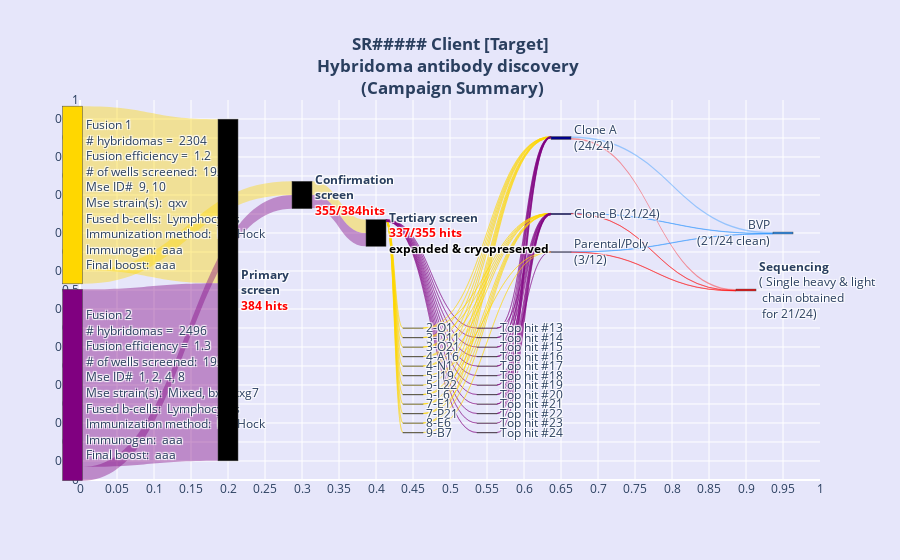

The code cell stored with this chart in its notebook:
### Code cell
#Center the title
fig_annotate.update_layout(
    title= project_title,
    title_x = 0.5)

### Figure 1 — Plotly figure (JSON) as saved in the notebook; plotly's stock layout.template omitted (floating-point values rounded to 4 significant figures; data arrays with more than 128 entries replaced by an {"elided": "..."} marker saying what was removed)
{"data": [{"link": {"color": ["rgba(255,215,0, 0.4)", "rgba(128,0,128, 0.4)", "rgba(255,215,0, 0.4)", "rgba(128,0,128, 0.4)", "rgba(255,215,0, 0.4)", "rgba(128,0,128, 0.4)", "rgba(30,144,255, 0.4)", "rgba(30,144,255, 0.4)", "rgba(255,0,0, 0.4)", "rgba(255,0,0, 0.4)", "rgba(255,215,0,0.4)", "rgba(255,215,0,0.4)", "rgba(255,215,0,0.4)", "rgba(255,215,0,0.4)", "rgba(255,215,0,0.4)", "rgba(255,215,0,0.4)", "rgba(255,215,0,0.4)", "rgba(255,215,0,0.4)", "rgba(255,215,0,0.4)", "rgba(255,215,0,0.4)", "rgba(255,215,0,0.4)", "rgba(255,215,0,0.4)", "rgba(128,0,128,0.4)", "rgba(128,0,128,0.4)", "rgba(128,0,128,0.4)", "rgba(128,0,128,0.4)", "rgba(128,0,128,0.4)", "rgba(128,0,128,0.4)", "rgba(128,0,128,0.4)", "rgba(128,0,128,0.4)", "rgba(128,0,128,0.4)", "rgba(128,0,128,0.4)", "rgba(128,0,128,0.4)", "rgba(128,0,128,0.4)", "rgba(255,215,0,0.4)", "rgba(255,215,0,0.4)", "rgba(255,215,0,0.4)", "rgba(255,215,0,0.4)", "rgba(255,215,0,0.4)", "rgba(255,215,0,0.4)", "rgba(255,215,0,0.4)", "rgba(255,215,0,0.4)", "rgba(255,215,0,0.4)", "rgba(255,215,0,0.4)", "rgba(255,215,0,0.4)", "rgba(255,215,0,0.4)", "rgba(128,0,128,0.4)", "rgba(128,0,128,0.4)", "rgba(128,0,128,0.4)", "rgba(128,0,128,0.4)", "rgba(128,0,128,0.4)", "rgba(128,0,128,0.4)", "rgba(128,0,128,0.4)", "rgba(128,0,128,0.4)", "rgba(128,0,128,0.4)", "rgba(128,0,128,0.4)", "rgba(128,0,128,0.4)", "rgba(128,0,128,0.4)", "rgba(255,215,0,0.4)", "rgba(255,215,0,0.4)", "rgba(255,215,0,0.4)", "rgba(255,215,0,0.4)", "rgba(255,215,0,0.4)", "rgba(255,215,0,0.4)", "rgba(255,215,0,0.4)", "rgba(255,215,0,0.4)", "rgba(255,215,0,0.4)", "rgba(255,215,0,0.4)", "rgba(255,215,0,0.4)", "rgba(255,215,0,0.4)", "rgba(128,0,128,0.4)", "rgba(128,0,128,0.4)", "rgba(128,0,128,0.4)", "rgba(128,0,128,0.4)", "rgba(128,0,128,0.4)", "rgba(128,0,128,0.4)", "rgba(128,0,128,0.4)", "rgba(128,0,128,0.4)", "rgba(128,0,128,0.4)", "rgba(128,0,128,0.4)", "rgba(128,0,128,0.4)", "rgba(128,0,128,0.4)", "rgba(30,144,255, 0.4)", "rgba(255,0,0, 0.4)", "rgba(255,215,0,0.4)", "rgba(255,215,0,0.4)", "rgba(255,215,0,0.4)", "rgba(255,215,0,0.4)", "rgba(255,215,0,0.4)", "rgba(255,215,0,0.4)", "rgba(255,215,0,0.4)", "rgba(255,215,0,0.4)", "rgba(255,215,0,0.4)", "rgba(255,215,0,0.4)", "rgba(255,215,0,0.4)", "rgba(255,215,0,0.4)", "rgba(128,0,128,0.4)", "rgba(128,0,128,0.4)", "rgba(128,0,128,0.4)", "rgba(128,0,128,0.4)", "rgba(128,0,128,0.4)", "rgba(128,0,128,0.4)", "rgba(128,0,128,0.4)", "rgba(128,0,128,0.4)", "rgba(128,0,128,0.4)", "rgba(128,0,128,0.4)", "rgba(128,0,128,0.4)", "rgba(128,0,128,0.4)"], "customdata": ["Fusion efficiency =1.2<br>Pool 1 Lymphocytes<br>Mse 9, 10<br>Strains: qxv", "Fusion efficiency =1.3<br>Pool 1 Lymphocytes<br>Mse 1, 2, 4, 8<br>Strains: Mixed, bxs, kxg7", " [192 HITS]<br>, 1-A2   , 1-B21  , 1-B3   , 1-B7   , 1-C1   , 1-C13  , 1-C16  , 1-C17  , 1-C20  , 1-C23  , 1-C6   , 1-C8   , 1-D11  , 1-D24  , 1-D5   , 1-E10  , 1-E15  , 1-E16  , 1-E2   , <br>, 1-E24  , 1-F17  , 1-F19  , 1-F2   , 1-G1   , 1-G10  , 1-G4   , 1-H10  , 1-H15  , 1-H18  , 1-H24  , 1-H5   , 1-H6   , 1-H9   , 1-I11  , 1-I16  , 1-I21  , 1-I5   , 1-I9   , 1-J10  , <br>, 1-J13  , 1-J22  , 1-J24  , 1-J9   , 1-K16  , 1-K22  , 1-K23  , 1-K24  , 1-K9   , 1-L20  , 1-L5   , 1-M21  , 1-M24  , 1-M4   , 1-N19  , 1-N20  , 1-N3   , 1-O23  , 1-O9   , 1-P13  , <br>, 1-P18  , 1-P19  , 1-P7   , 1-P8   , 2-A13  , 2-A20  , 2-A23  , 2-A8   , 2-B1   , 2-B12  , 2-B3   , 2-B4   , 2-C13  , 2-C20  , 2-D13  , 2-D16  , 2-E12  , 2-E13  , 2-E2   , 2-E21  , <br>, 2-E5   , 2-E6   , 2-E9   , 2-F10  , 2-F11  , 2-F2   , 2-F24  , 2-G11  , 2-G16  , 2-G3   , 2-H12  , 2-H14  , 2-H15  , 2-H5   , 2-I16  , 2-I22  , 2-I6   , 2-J17  , 2-J23  , 2-K10  , <br>, 2-K3   , 2-L1   , 2-L11  , 2-L23  , 2-L3   , 2-M10  , 2-M18  , 2-M24  , 2-M3   , 2-M4   , 2-M5   , 2-M7   , 2-N6   , 2-N7   , 2-O14  , 2-O2   , 2-O21  , 2-P12  , 3-A6   , 3-B16  , <br>, 3-B23  , 3-B8   , 3-C13  , 3-C17  , 3-C18  , 3-C20  , 3-C5   , 3-D10  , 3-D12  , 3-D19  , 3-D23  , 3-D8   , 3-E11  , 3-E16  , 3-E8   , 3-F15  , 3-F20  , 3-F9   , 3-G13  , 3-G15  , <br>, 3-G24  , 3-H13  , 3-H16  , 3-H21  , 3-I20  , 3-I3   , 3-I5   , 3-I9   , 3-J15  , 3-J19  , 3-J6   , 3-K14  , 3-K16  , 3-K18  , 3-K20  , 3-K21  , 3-K3   , 3-K8   , 3-L1   , 3-L12  , <br>, 3-L19  , 3-L3   , 3-M16  , 3-M2   , 3-M23  , 3-M7   , 3-M8   , 3-N4   , 3-N8   , 3-O12  , 3-O14  , 3-O20  , 3-P11  , 3-P9   , 4-A12  , 4-A2   , 4-A23  , 4-B1   , 4-B15  , 4-C16  , <br>, 4-C21  , 4-D21  , 4-D7   , 4-E10  , 4-E18  , 4-E3   , 4-F13  , 4-G24  , 4-G7   , 4-H3   , 4-H7   , 4-I13  , 4-K14  , <br>,", " [192 HITS]<br>, 4-K20  , 4-K7   , 4-M24  , 4-M3   , 4-M6   , 4-N1   , 4-N4   , 4-O11  , 4-O20  , 4-O21  , 4-O23  , 4-P12  , 4-P3   , 4-P9   , 5-A17  , 5-A5   , 5-A8   , 5-B13  , 5-B20  , <br>, 5-B7   , 5-C10  , 5-C14  , 5-C4   , 5-D15  , 5-D24  , 5-E12  , 5-E18  , 5-E7   , 5-F4   , 5-G19  , 5-G5   , 5-H14  , 5-H21  , 5-H3   , 5-H4   , 5-I5   , 5-I9   , 5-J14  , 5-J21  , <br>, 5-J23  , 5-J3   , 5-J6   , 5-K22  , 5-K8   , 5-L20  , 5-L21  , 5-L22  , 5-L4   , 5-L8   , 5-M11  , 5-M17  , 5-N10  , 5-N14  , 5-N20  , 5-N24  , 5-N5   , 5-N9   , 5-O9   , 5-P10  , <br>, 5-P23  , 5-P5   , 6-A16  , 6-A2   , 6-A3   , 6-D4   , 6-E22  , 6-F23  , 6-F24  , 6-G3   , 6-G9   , 6-H13  , 6-I12  , 6-I7   , 6-J17  , 6-J21  , 6-J9   , 6-M10  , 6-M14  , 6-P11  , <br>, 6-P14  , 6-P2   , 7-A1   , 7-A13  , 7-A14  , 7-A18  , 7-A9   , 7-B16  , 7-B6   , 7-C13  , 7-C2   , 7-C6   , 7-D15  , 7-D23  , 7-E14  , 7-E2   , 7-F1   , 7-F19  , 7-G10  , 7-G12  , <br>, 7-G13  , 7-G18  , 7-G22  , 7-H3   , 7-I20  , 7-I8   , 7-K13  , 7-K14  , 7-L18  , 7-L6   , 7-M10  , 7-M18  , 7-M3   , 7-N10  , 7-N13  , 7-N5   , 7-O15  , 7-O6   , 8-A14  , 8-A16  , <br>, 8-A22  , 8-B5   , 8-C11  , 8-C12  , 8-C15  , 8-C16  , 8-D1   , 8-D22  , 8-D8   , 8-E13  , 8-H24  , 8-H4   , 8-H9   , 8-I6   , 8-J15  , 8-J19  , 8-K15  , 8-K19  , 8-K22  , 8-L18  , <br>, 8-O12  , 8-O17  , 8-P24  , 8-P7   , 9-B12  , 9-B24  , 9-C13  , 9-C18  , 9-C19  , 9-C5   , 9-D13  , 9-D19  , 9-E19  , 9-F14  , 9-F19  , 9-G11  , 9-G21  , 9-H1   , 9-H22  , 9-H8   , <br>, 9-I10  , 9-J18  , 9-K11  , 9-K14  , 9-L1   , 9-L10  , 9-M13  , 9-M2   , 9-M6   , 9-N19  , 9-N21  , 9-N3   , 9-O12  , 9-O22  , 10-A15, 10-B24, 10-C7  , 10-D10, 10-D18, 10-D3  , <br>, 10-F21, 10-G20, 10-H8  , 10-J18, 10-J21, 10-K3  , 10-K8  , 10-L12, 10-M11, 10-N18, 10-N6  , 10-O22, 10-O4  , <br>,", " [187 HITS]<br>, 1-B21  , 1-B7   , 1-C13  , 1-C17  , 1-C23  , 1-C6   , 1-C8   , 1-D11  , 1-D24  , 1-D5   , 1-E10  , 1-E15  , 1-E16  , 1-E2   , 1-E24  , 1-F17  , 1-F19  , 1-F2   , 1-G1   , <br>, 1-G10  , 1-G4   , 1-H10  , 1-H15  , 1-H18  , 1-H24  , 1-H5   , 1-H6   , 1-H9   , 1-I11  , 1-I16  , 1-I21  , 1-I5   , 1-I9   , 1-J10  , 1-J13  , 1-J22  , 1-J24  , 1-J9   , 1-K16  , <br>, 1-K22  , 1-K23  , 1-K24  , 1-K9   , 1-L20  , 1-L5   , 1-M21  , 1-M24  , 1-M4   , 1-N19  , 1-N20  , 1-N3   , 1-O23  , 1-O9   , 1-P13  , 1-P18  , 1-P19  , 1-P7   , 1-P8   , 2-A13  , <br>, 2-A20  , 2-A23  , 2-A8   , 2-B1   , 2-B12  , 2-B3   , 2-B4   , 2-C13  , 2-C20  , 2-D13  , 2-D16  , 2-E12  , 2-E13  , 2-E2   , 2-E21  , 2-E5   , 2-E6   , 2-E9   , 2-F10  , 2-F11  , <br>, 2-F2   , 2-F24  , 2-G11  , 2-G16  , 2-G3   , 2-H12  , 2-H14  , 2-H15  , 2-H5   , 2-I16  , 2-I22  , 2-I6   , 2-J17  , 2-J23  , 2-K10  , 2-K3   , 2-L1   , 2-L11  , 2-L23  , 2-L3   , <br>, 2-M10  , 2-M18  , 2-M24  , 2-M3   , 2-M4   , 2-M5   , 2-M7   , 2-N6   , 2-N7   , 2-O14  , 2-O2   , 2-O21  , 2-P12  , 3-A6   , 3-B16  , 3-B23  , 3-B8   , 3-C13  , 3-C17  , 3-C18  , <br>, 3-C20  , 3-C5   , 3-D10  , 3-D12  , 3-D19  , 3-D23  , 3-D8   , 3-E11  , 3-E16  , 3-E8   , 3-F15  , 3-F20  , 3-F9   , 3-G13  , 3-G15  , 3-G24  , 3-H13  , 3-H16  , 3-H21  , 3-I20  , <br>, 3-I3   , 3-I5   , 3-I9   , 3-J15  , 3-J19  , 3-J6   , 3-K14  , 3-K16  , 3-K18  , 3-K20  , 3-K21  , 3-K3   , 3-K8   , 3-L1   , 3-L12  , 3-L19  , 3-L3   , 3-M16  , 3-M2   , 3-M23  , <br>, 3-M7   , 3-M8   , 3-N4   , 3-N8   , 3-O12  , 3-O14  , 3-O20  , 3-P11  , 3-P9   , 4-A12  , 4-A2   , 4-A23  , 4-B1   , 4-B15  , 4-C16  , 4-C21  , 4-D21  , 4-D7   , 4-E10  , 4-E18  , <br>, 4-E3   , 4-F13  , 4-G24  , 4-G7   , 4-H3   , 4-H7   , 4-I13  , 4-K14  , <br>,", " [187 HITS]<br>, 4-K7   , 4-M3   , 4-N1   , 4-O11  , 4-O21  , 4-O23  , 4-P12  , 4-P3   , 4-P9   , 5-A17  , 5-A5   , 5-A8   , 5-B13  , 5-B20  , 5-B7   , 5-C10  , 5-C14  , 5-C4   , 5-D15  , <br>, 5-D24  , 5-E12  , 5-E18  , 5-E7   , 5-F4   , 5-G19  , 5-G5   , 5-H14  , 5-H21  , 5-H3   , 5-H4   , 5-I5   , 5-I9   , 5-J14  , 5-J21  , 5-J23  , 5-J3   , 5-J6   , 5-K22  , 5-K8   , <br>, 5-L20  , 5-L21  , 5-L22  , 5-L4   , 5-L8   , 5-M11  , 5-M17  , 5-N10  , 5-N14  , 5-N20  , 5-N24  , 5-N5   , 5-N9   , 5-O9   , 5-P10  , 5-P23  , 5-P5   , 6-A16  , 6-A2   , 6-A3   , <br>, 6-D4   , 6-E22  , 6-F23  , 6-F24  , 6-G3   , 6-G9   , 6-H13  , 6-I12  , 6-I7   , 6-J17  , 6-J21  , 6-J9   , 6-M10  , 6-M14  , 6-P11  , 6-P14  , 6-P2   , 7-A1   , 7-A13  , 7-A14  , <br>, 7-A18  , 7-A9   , 7-B16  , 7-B6   , 7-C13  , 7-C2   , 7-C6   , 7-D15  , 7-D23  , 7-E14  , 7-E2   , 7-F1   , 7-F19  , 7-G10  , 7-G12  , 7-G13  , 7-G18  , 7-G22  , 7-H3   , 7-I20  , <br>, 7-I8   , 7-K13  , 7-K14  , 7-L18  , 7-L6   , 7-M10  , 7-M18  , 7-M3   , 7-N10  , 7-N13  , 7-N5   , 7-O15  , 7-O6   , 8-A14  , 8-A16  , 8-A22  , 8-B5   , 8-C11  , 8-C12  , 8-C15  , <br>, 8-C16  , 8-D1   , 8-D22  , 8-D8   , 8-E13  , 8-H24  , 8-H4   , 8-H9   , 8-I6   , 8-J15  , 8-J19  , 8-K15  , 8-K19  , 8-K22  , 8-L18  , 8-O12  , 8-O17  , 8-P24  , 8-P7   , 9-B12  , <br>, 9-B24  , 9-C13  , 9-C18  , 9-C19  , 9-C5   , 9-D13  , 9-D19  , 9-E19  , 9-F14  , 9-F19  , 9-G11  , 9-G21  , 9-H1   , 9-H22  , 9-H8   , 9-I10  , 9-J18  , 9-K11  , 9-K14  , 9-L1   , <br>, 9-L10  , 9-M13  , 9-M2   , 9-M6   , 9-N19  , 9-N21  , 9-N3   , 9-O12  , 9-O22  , 10-A15, 10-B24, 10-C7  , 10-D10, 10-D18, 10-D3  , 10-F21, 10-G20, 10-H8  , 10-J18, 10-J21, <br>, 10-K3  , 10-K8  , 10-L12, 10-M11, 10-N18, 10-N6  , 10-O22, 10-O4  , <br>,", "2-O1<br>3-D11<br>3-O21<br>4-A16<br>4-N1<br>5-I19<br>5-L22<br>5-L6<br>7-E1<br>7-P21<br>8-E6<br>9-B7<br>Top hit #13<br>Top hit #14<br>Top hit #15<br>Top hit #16<br>Top hit #17<br>Top hit #18<br>", "Top hit #22<br>Top hit #23<br>Top hit #24<br>", "2-O1<br>3-D11<br>3-O21<br>4-A16<br>4-N1<br>5-I19<br>5-L22<br>5-L6<br>7-E1<br>7-P21<br>8-E6<br>9-B7<br>Top hit #13<br>Top hit #14<br>Top hit #15<br>Top hit #16<br>Top hit #17<br>Top hit #18<br>", "Top hit #22<br>Top hit #23<br>Top hit #24<br>", "RLU: 527914", "RLU: 223561", "RLU: 549197", "RLU: 259956", "RLU: 193156", "RLU: 381599", "RLU: 498733", "RLU: 447667", "RLU: 378186", "RLU: 610984", "RLU: 342921", "RLU: 292333", "RLU: 292333", "RLU: 292333", "RLU: 292333", "RLU: 292333", "RLU: 292333", "RLU: 292333", "RLU: 292333", "RLU: 292333", "RLU: 292333", "RLU: 292333", "RLU: 292333", "RLU: 292333", "Clone screen RLU: 278295", "Clone screen RLU: 596386", "Clone screen RLU: 250907", "Clone screen RLU: 550873", "Clone screen RLU: 118945", "Clone screen RLU: 235897", "Clone screen RLU: ", "Clone screen RLU: 706130", "Clone screen RLU: 313927", "Clone screen RLU: ", "Clone screen RLU: 368460", "Clone screen RLU: 280969", "Clone screen RLU: ", "Clone screen RLU: 280969", "Clone screen RLU: 280969", "Clone screen RLU: 280969", "Clone screen RLU: 280969", "Clone screen RLU: 280969", "Clone screen RLU: 280969", "Clone screen RLU: 280969", "Clone screen RLU: 280969", "Clone screen RLU: 280969", "Clone screen RLU: 280969", "Clone screen RLU: 280969", "Clone screen RLU: 268914", "Clone screen RLU: 548279", "Clone screen RLU: 245640", "Clone screen RLU: 542545", "Clone screen RLU: 115117", "Clone screen RLU: 137351", "Clone screen RLU: ", "Clone screen RLU: 388528", "Clone screen RLU: 256232", "Clone screen RLU: ", "Clone screen RLU: 327766", "Clone screen RLU: 282555", "Clone screen RLU: ", "Clone screen RLU: 282555", "Clone screen RLU: 282555", "Clone screen RLU: 282555", "Clone screen RLU: 282555", "Clone screen RLU: 282555", "Clone screen RLU: 282555", "Clone screen RLU: 282555", "Clone screen RLU: 282555", "Clone screen RLU: 282555", "Clone screen RLU: 282555", "Clone screen RLU: 282555", "Top hit #19<br>Top hit #20<br>Top hit #21<br>", "Top hit #19<br>Top hit #20<br>Top hit #21<br>", "Clone screen RLU: 619596", "Clone screen RLU: 376422", "Clone screen RLU: 695831", "Clone screen RLU: 526526", "Clone screen RLU: 527472.5", "Clone screen RLU: 549521.5", "Clone screen RLU: 871013.5", "Clone screen RLU: 740833", "Clone screen RLU: 429561.5", "Clone screen RLU: 639789.5", "Clone screen RLU: 540905", "Clone screen RLU: 402076", "Clone screen RLU: 402076", "Clone screen RLU: 402076", "Clone screen RLU: 402076", "Clone screen RLU: 402076", "Clone screen RLU: 402076", "Clone screen RLU: 402076", "Clone screen RLU: 402076", "Clone screen RLU: 402076", "Clone screen RLU: 402076", "Clone screen RLU: 402076", "Clone screen RLU: 402076", "Clone screen RLU: 402076"], "hovertemplate": "%{customdata}", "source": [0, 1, 0, 1, 3, 3, 5, 6, 5, 6, 4, 4, 4, 4, 4, 4, 4, 4, 4, 4, 4, 4, 4, 4, 4, 4, 4, 4, 4, 4, 4, 4, 4, 4, 9, 10, 11, 12, 13, 14, 15, 16, 17, 18, 19, 20, 21, 22, 23, 24, 25, 26, 27, 28, 29, 30, 31, 32, 9, 10, 11, 12, 13, 14, 15, 16, 17, 18, 19, 20, 21, 22, 23, 24, 25, 26, 27, 28, 29, 30, 31, 32, 33, 33, 9, 10, 11, 12, 13, 14, 15, 16, 17, 18, 19, 20, 21, 22, 23, 24, 25, 26, 27, 28, 29, 30, 31, 32], "target": [2, 2, 3, 3, 4, 4, 7, 7, 8, 8, 9, 10, 11, 12, 13, 14, 15, 16, 17, 18, 19, 20, 21, 22, 23, 24, 25, 26, 27, 28, 29, 30, 31, 32, 5, 5, 5, 5, 5, 5, 5, 5, 5, 5, 5, 5, 5, 5, 5, 5, 5, 5, 5, 5, 5, 5, 5, 5, 6, 6, 6, 6, 6, 6, 6, 6, 6, 6, 6, 6, 6, 6, 6, 6, 6, 6, 6, 6, 6, 6, 6, 6, 7, 8, 33, 33, 33, 33, 33, 33, 33, 33, 33, 33, 33, 33, 33, 33, 33, 33, 33, 33, 33, 33, 33, 33, 33, 33], "value": {"elided": "210 int values"}}, "node": {"color": ["#ffd700", "#800080", "#000000", "#000000", "#000000", "#00008b", "#00008b", "#1e90ff", "#ff0000", "#ffd700", "#ffd700", "#ffd700", "#ffd700", "#ffd700", "#ffd700", "#ffd700", "#ffd700", "#ffd700", "#ffd700", "#ffd700", "#ffd700", "#800080", "#800080", "#800080", "#800080", "#800080", "#800080", "#800080", "#800080", "#800080", "#800080", "#800080", "#800080", "#00008b"], "customdata": ["Fusion efficiency =  1.2<br>Fused b-cells:  Lymphocytes<br>Mse ID#  9, 10<br>Mse strain(s):  qxv", "Fusion efficiency = 1.3<br>Pool 2 Lymphocytes<br>Mse 9, 10 <br>Strains: Mixed, bxs, kxg7", "4800 Screened against 1ug/mL Target-His by ELISA<br><br>384 hits moved forward to Confirmation<br>screen", "384 Screened against 1ug/mL Target-His by ELISA<br><br>355 confirmed", "355 screened against 1ug/mL Target-His by ELISA <br><br>337 expanded and cryopreserved", "24 Clone A's obtained out of 24<br>Clone screen RLU:  <br>2-O1 (RLU:278295)<br>3-D11 (RLU:596386)<br>3-O21 (RLU:250907)<br>4-A16 (RLU:550873)<br>4-N1 (RLU:118945)<br>5-I19 (RLU:235897)<br>5-L22 (RLU:)<br>5-L6 (RLU:706130)<br>7-E1 (RLU:313927)<br>7-P21 (RLU:)<br>8-E6 (RLU:368460)<br>9-B7 (RLU:280969)<br>Top hit #13 (RLU:)<br>Top hit #14 (RLU:280969)<br>Top hit #15 (RLU:280969)<br>Top hit #16 (RLU:280969)<br>Top hit #17 (RLU:280969)<br>Top hit #18 (RLU:280969)<br>Top hit #19 (RLU:280969)<br>Top hit #20 (RLU:280969)<br>Top hit #21 (RLU:280969)<br>Top hit #22 (RLU:280969)<br>Top hit #23 (RLU:280969)<br>Top hit #24 (RLU:280969", "21 Clone B's obtained out of 24<br>Clone screen RLU:  <br>2-O1 (RLU:268914)<br>3-D11 (RLU:548279)<br>3-O21 (RLU:245640)<br>4-A16 (RLU:542545)<br>4-N1 (RLU:115117)<br>5-I19 (RLU:137351)<br>5-L22 (RLU:)<br>5-L6 (RLU:388528)<br>7-E1 (RLU:256232)<br>7-P21 (RLU:)<br>8-E6 (RLU:327766)<br>9-B7 (RLU:282555)<br>Top hit #13 (RLU:)<br>Top hit #14 (RLU:282555)<br>Top hit #15 (RLU:282555)<br>Top hit #16 (RLU:282555)<br>Top hit #17 (RLU:282555)<br>Top hit #18 (RLU:282555)<br>Top hit #19 (RLU:282555)<br>Top hit #20 (RLU:282555)<br>Top hit #21 (RLU:282555)<br>Top hit #22 (RLU:282555)<br>Top hit #23 (RLU:282555)<br>Top hit #24 (RLU:282555", "21 Clones clean against BVP<br>BVP RLU:  <br>2-O1 (RLU:######)<br>3-D11 (RLU:###)<br>3-O21 (RLU:###)<br>4-A16 (RLU:###)<br>4-N1 (RLU:###)<br>5-I19 (RLU:###)<br>5-L22 (RLU:###)<br>5-L6 (RLU:###)<br>7-E1 (RLU:###)<br>7-P21 (RLU:###)<br>8-E6 (RLU:###)<br>9-B7 (RLU:###)<br>Top hit #13 (RLU:###)<br>Top hit #14 (RLU:###)<br>Top hit #15 (RLU:###)<br>Top hit #16 (RLU:###)<br>Top hit #17 (RLU:###)<br>Top hit #18 (RLU:###)<br>Top hit #19 (RLU:###)<br>Top hit #20 (RLU:###)<br>Top hit #21 (RLU:###)<br>Top hit #22 (RLU:###)<br>Top hit #23 (RLU:###)<br>Top hit #24 (RLU:###", "19 Unique: <br>3-O21<br>4-A16<br>4-N1<br>5-I19<br>5-L22<br>5-L6<br>7-E1<br>7-P21<br>Top hit #12<br>Top hit #13<br>Top hit #14<br>Top hit #15<br>Top hit #16<br>Top hit #17<br>Top hit #18<br>Top hit #19<br>Top hit #20<br>Top hit #21<br>Top hit #22<br><br>2 Sibling: <br>2-O1 and 3-D11<br>8-E6 and 9-B7<br><br>0 Identical: <br><br><br>3 Multiple HC/LC: <br>7-P21<br>Top hit #24<br>Top hit #23", "1*Screen RLU:  905599<br>2*Screen RLU:  392623<br>3*Screen RLU:  527914<br>Scaleup RLU:  260161.5<br>Poly/Nonspecific binding to BVP?    Yes<br>CDR3_HC sequence:  aaaa<br>CDR3_LC sequence:  aaaa<br>Z^2 Liability score:  3<br>Isotype: mIGG2B mKAPPA<br>EC50 (nM):  3.3<br>IC50 (nM):  ## / ## / ##", "1*Screen RLU:  717841<br>2*Screen RLU:  260434<br>3*Screen RLU:  223561<br>Scaleup RLU:  437035.5<br>Poly/Nonspecific binding to BVP?    No<br>CDR3_HC sequence:  aaaa<br>CDR3_LC sequence:  aaaa<br>Z^2 Liability score:  3<br>Isotype: mIGG2B mKAPPA<br>EC50 (nM):  2.7<br>IC50 (nM):  ## / ## / ##", "1*Screen RLU:  715840<br>2*Screen RLU:  517541<br>3*Screen RLU:  549197<br>Scaleup RLU:  374000.5<br>Poly/Nonspecific binding to BVP?    No<br>CDR3_HC sequence:  aaaa<br>CDR3_LC sequence:  aaaa<br>Z^2 Liability score:  1<br>Isotype: mIGG2B mKAPPA<br>EC50 (nM):  2.4<br>IC50 (nM):  ## / ## / ##", "1*Screen RLU:  776156<br>2*Screen RLU:  329872<br>3*Screen RLU:  259956<br>Scaleup RLU:  796688<br>Poly/Nonspecific binding to BVP?    No<br>CDR3_HC sequence:  aaaa<br>CDR3_LC sequence:  aaaa<br>Z^2 Liability score:  1<br>Isotype: mIGG2B mKAPPA<br>EC50 (nM):  1.3<br>IC50 (nM):  ## / ## / ##", "1*Screen RLU:  770354<br>2*Screen RLU:  177531<br>3*Screen RLU:  193156<br>Scaleup RLU:  136818<br>Poly/Nonspecific binding to BVP?    No<br>CDR3_HC sequence:  aaaa<br>CDR3_LC sequence:  aaaa<br>Z^2 Liability score:  3<br>Isotype: mIGG1 mKAPPA<br>EC50 (nM):  1.5<br>IC50 (nM):  ## / ## / ##", "1*Screen RLU:  841335<br>2*Screen RLU:  388916<br>3*Screen RLU:  381599<br>Scaleup RLU:  518082.5<br>Poly/Nonspecific binding to BVP?    No<br>CDR3_HC sequence:  aaaa<br>CDR3_LC sequence:  aaaa<br>Z^2 Liability score:  4<br>Isotype: mIGG2B mKAPPA<br>EC50 (nM):  2.4<br>IC50 (nM):  ## / ## / ##", "1*Screen RLU:  741884<br>2*Screen RLU:  479432<br>3*Screen RLU:  498733<br>Scaleup RLU:  131953.5<br>Poly/Nonspecific binding to BVP?    No<br>CDR3_HC sequence:  aaaa<br>CDR3_LC sequence:  aaaa<br>Z^2 Liability score:  4<br>Isotype: mIGM mKAPPA<br>EC50 (nM):  49.8<br>IC50 (nM):  ## / ## / ##", "1*Screen RLU:  847900<br>2*Screen RLU:  480873<br>3*Screen RLU:  447667<br>Scaleup RLU:  968153<br>Poly/Nonspecific binding to BVP?    No<br>CDR3_HC sequence:  aaaa<br>CDR3_LC sequence:  aaaa<br>Z^2 Liability score:  3<br>Isotype: mIgG2b mKAPPA<br>EC50 (nM):  1.2<br>IC50 (nM):  ## / ## / ##", "1*Screen RLU:  707369<br>2*Screen RLU:  364123<br>3*Screen RLU:  378186<br>Scaleup RLU:  551059.5<br>Poly/Nonspecific binding to BVP?    No<br>CDR3_HC sequence:  aaaa<br>CDR3_LC sequence:  aaaa<br>Z^2 Liability score:  5<br>Isotype: mIGG2B mLAMBDA<br>EC50 (nM):  2.2<br>IC50 (nM):  ## / ## / ##", "1*Screen RLU:  806803<br>2*Screen RLU:  585692<br>3*Screen RLU:  610984<br>Scaleup RLU:  242905<br>Poly/Nonspecific binding to BVP?    No<br>CDR3_HC sequence:  aaaa<br>CDR3_LC sequence:  aaaa<br>Z^2 Liability score:  4<br>Isotype: mIGG1 mKAPPA<br>EC50 (nM):  0.9<br>IC50 (nM):  ## / ## / ##", "1*Screen RLU:  784380<br>2*Screen RLU:  343425<br>3*Screen RLU:  342921<br>Scaleup RLU:  417699.5<br>Poly/Nonspecific binding to BVP?    No<br>CDR3_HC sequence:  aaaa<br>CDR3_LC sequence:  aaaa<br>Z^2 Liability score:  2<br>Isotype: mIGG1 mKAPPA<br>EC50 (nM):  0.6<br>IC50 (nM):  ## / ## / ##", "1*Screen RLU:  728793<br>2*Screen RLU:  330972<br>3*Screen RLU:  292333<br>Scaleup RLU:  260472.5<br>Poly/Nonspecific binding to BVP?    No<br>CDR3_HC sequence:  aaaa<br>CDR3_LC sequence:  aaaa<br>Z^2 Liability score:  2<br>Isotype: mIGG2C mKAPPA<br>EC50 (nM):  1.1<br>IC50 (nM):  ## / ## / ##", "1*Screen RLU:  728793<br>2*Screen RLU:  330972<br>3*Screen RLU:  292333<br>Scaleup RLU:  260473.5<br>Poly/Nonspecific binding to BVP?    No<br>CDR3_HC sequence:  aaaa<br>CDR3_LC sequence:  aaaa<br>Z^2 Liability score:  3<br>Isotype: mIGG2C mKAPPA<br>EC50 (nM):  2.1<br>IC50 (nM):  ## / ## / ##", "1*Screen RLU:  728793<br>2*Screen RLU:  330972<br>3*Screen RLU:  292333<br>Scaleup RLU:  260474.5<br>Poly/Nonspecific binding to BVP?    No<br>CDR3_HC sequence:  aaaa<br>CDR3_LC sequence:  aaaa<br>Z^2 Liability score:  4<br>Isotype: mIGG2C mKAPPA<br>EC50 (nM):  3.1<br>IC50 (nM):  ## / ## / ##", "1*Screen RLU:  728793<br>2*Screen RLU:  330972<br>3*Screen RLU:  292333<br>Scaleup RLU:  260475.5<br>Poly/Nonspecific binding to BVP?    No<br>CDR3_HC sequence:  aaaa<br>CDR3_LC sequence:  aaaa<br>Z^2 Liability score:  5<br>Isotype: mIGG2C mKAPPA<br>EC50 (nM):  4.1<br>IC50 (nM):  ## / ## / ##", "1*Screen RLU:  728793<br>2*Screen RLU:  330972<br>3*Screen RLU:  292333<br>Scaleup RLU:  260476.5<br>Poly/Nonspecific binding to BVP?    No<br>CDR3_HC sequence:  aaaa<br>CDR3_LC sequence:  aaaa<br>Z^2 Liability score:  6<br>Isotype: mIGG2C mKAPPA<br>EC50 (nM):  5.1<br>IC50 (nM):  ## / ## / ##", "1*Screen RLU:  728793<br>2*Screen RLU:  330972<br>3*Screen RLU:  292333<br>Scaleup RLU:  260477.5<br>Poly/Nonspecific binding to BVP?    No<br>CDR3_HC sequence:  aaaa<br>CDR3_LC sequence:  aaaa<br>Z^2 Liability score:  7<br>Isotype: mIGG2C mKAPPA<br>EC50 (nM):  6.1<br>IC50 (nM):  ## / ## / ##", "1*Screen RLU:  728793<br>2*Screen RLU:  330972<br>3*Screen RLU:  292333<br>Scaleup RLU:  260478.5<br>Poly/Nonspecific binding to BVP?    No<br>CDR3_HC sequence:  aaaa<br>CDR3_LC sequence:  aaaa<br>Z^2 Liability score:  8<br>Isotype: mIGG2C mKAPPA<br>EC50 (nM):  7.1<br>IC50 (nM):  ## / ## / ##", "1*Screen RLU:  728793<br>2*Screen RLU:  330972<br>3*Screen RLU:  292333<br>Scaleup RLU:  260479.5<br>Poly/Nonspecific binding to BVP?    No<br>CDR3_HC sequence:  aaaa<br>CDR3_LC sequence:  aaaa<br>Z^2 Liability score:  9<br>Isotype: mIGG2C mKAPPA<br>EC50 (nM):  8.1<br>IC50 (nM):  ## / ## / ##", "1*Screen RLU:  728793<br>2*Screen RLU:  330972<br>3*Screen RLU:  292333<br>Scaleup RLU:  260480.5<br>Poly/Nonspecific binding to BVP?    No<br>CDR3_HC sequence:  aaaa<br>CDR3_LC sequence:  aaaa<br>Z^2 Liability score:  10<br>Isotype: mIGG2C mKAPPA<br>EC50 (nM):  9.1<br>IC50 (nM):  ## / ## / ##", "1*Screen RLU:  728793<br>2*Screen RLU:  330972<br>3*Screen RLU:  292333<br>Scaleup RLU:  260481.5<br>Poly/Nonspecific binding to BVP?    No<br>CDR3_HC sequence:  aaaa<br>CDR3_LC sequence:  aaaa<br>Z^2 Liability score:  11<br>Isotype: mIGG2C mKAPPA<br>EC50 (nM):  10.1<br>IC50 (nM):  ## / ## / ##", "1*Screen RLU:  728793<br>2*Screen RLU:  330972<br>3*Screen RLU:  292333<br>Scaleup RLU:  260482.5<br>Poly/Nonspecific binding to BVP?    No<br>CDR3_HC sequence:  aaaa<br>CDR3_LC sequence:  aaaa<br>Z^2 Liability score:  12<br>Isotype: mIGG2C mKAPPA<br>EC50 (nM):  11.1<br>IC50 (nM):  ## / ## / ##", "1*Screen RLU:  728793<br>2*Screen RLU:  330972<br>3*Screen RLU:  292333<br>Scaleup RLU:  260483.5<br>Poly/Nonspecific binding to BVP?    No<br>CDR3_HC sequence:  aaaa<br>CDR3_LC sequence:  aaaa<br>Z^2 Liability score:  13<br>Isotype: mIGG2C mKAPPA<br>EC50 (nM):  12.1<br>IC50 (nM):  ## / ## / ##", "1*Screen RLU:  728793<br>2*Screen RLU:  330972<br>3*Screen RLU:  292333<br>Scaleup RLU:  260484.5<br>Poly/Nonspecific binding to BVP?    No<br>CDR3_HC sequence:  aaaa<br>CDR3_LC sequence:  aaaa<br>Z^2 Liability score:  14<br>Isotype: mIGG2C mKAPPA<br>EC50 (nM):  13.1<br>IC50 (nM):  ## / ## / ##", "3 Polyclones/Parentals obtained out of 24 <br>Post-thaw RLU:  <br>5-I19 (RLU:549521.5)<br>9-B7 (RLU:402076"], "hovertemplate": "%{customdata}", "label": ["Fusion 1 <br># hybridomas =  2304<br>Fusion efficiency =  1.2<br># of wells screened:  1920<br>Mse ID#  9, 10<br>Mse strain(s):  qxv<br>Fused b-cells:  Lymphocytes<br>Immunization method:  HT-Hock<br>Immunogen:  aaa<br>Final boost:  aaa", "Fusion 2 <br># hybridomas =  2496<br>Fusion efficiency =  1.3<br># of wells screened:  1920<br>Mse ID#  1, 2, 4, 8<br>Mse strain(s):  Mixed, bxs, kxg7<br>Fused b-cells:  Lymphocytes<br>Immunization method:  HT-Hock<br>Immunogen:  aaa<br>Final boost:  aaa", "<b>Primary<br>screen<br><span style='color:red'>384 hits", "<b>Confirmation<br>screen<br><span style='color:red'>355/384hits", "<b>Tertiary screen<br><span style='color:red'>337/355 hits<br><span style='color:black'><b>expanded & cryopreserved", "Clone A<br>(24/24)", "Clone B (21/24)", "BVP<br>(21/24 clean)", "<b>Sequencing</b> <br>( Single heavy & light<br> chain obtained<br> for 21/24)", "2-O1", "3-D11", "3-O21", "4-A16", "4-N1", "5-I19", "5-L22", "5-L6", "7-E1", "7-P21", "8-E6", "9-B7", "Top hit #13", "Top hit #14", "Top hit #15", "Top hit #16", "Top hit #17", "Top hit #18", "Top hit #19", "Top hit #20", "Top hit #21", "Top hit #22", "Top hit #23", "Top hit #24", "Parental/Poly<br>(3/12)"], "x": {"elided": "210 float values"}, "y": {"elided": "210 float values"}}, "type": "sankey"}, {"mode": "none", "type": "scatter", "x": [1], "y": [1]}], "layout": {"autosize": true, "font": {"size": 12}, "paper_bgcolor": "#e6e6fa", "plot_bgcolor": "#e6e6fa", "title": {"text": "<b>SR##### Client [Target]<br>Hybridoma antibody discovery <br> (Campaign Summary)", "x": 0.5}, "xaxis": {"dtick": 0.05, "range": [0, 1], "showgrid": true, "showticklabels": true, "type": "linear"}, "yaxis": {"dtick": 0.05, "range": [0, 1], "showgrid": true, "showticklabels": true, "type": "linear"}}}
